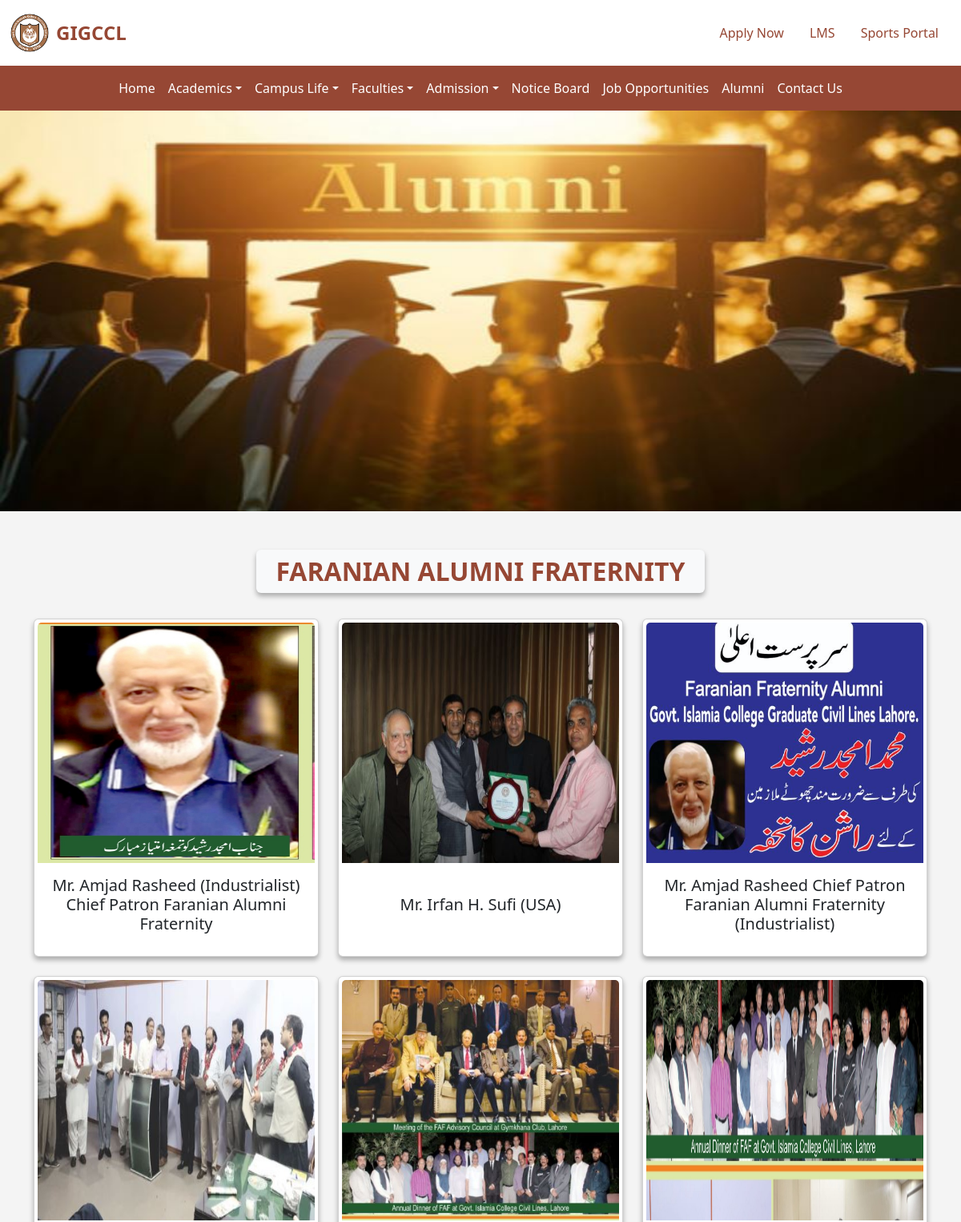
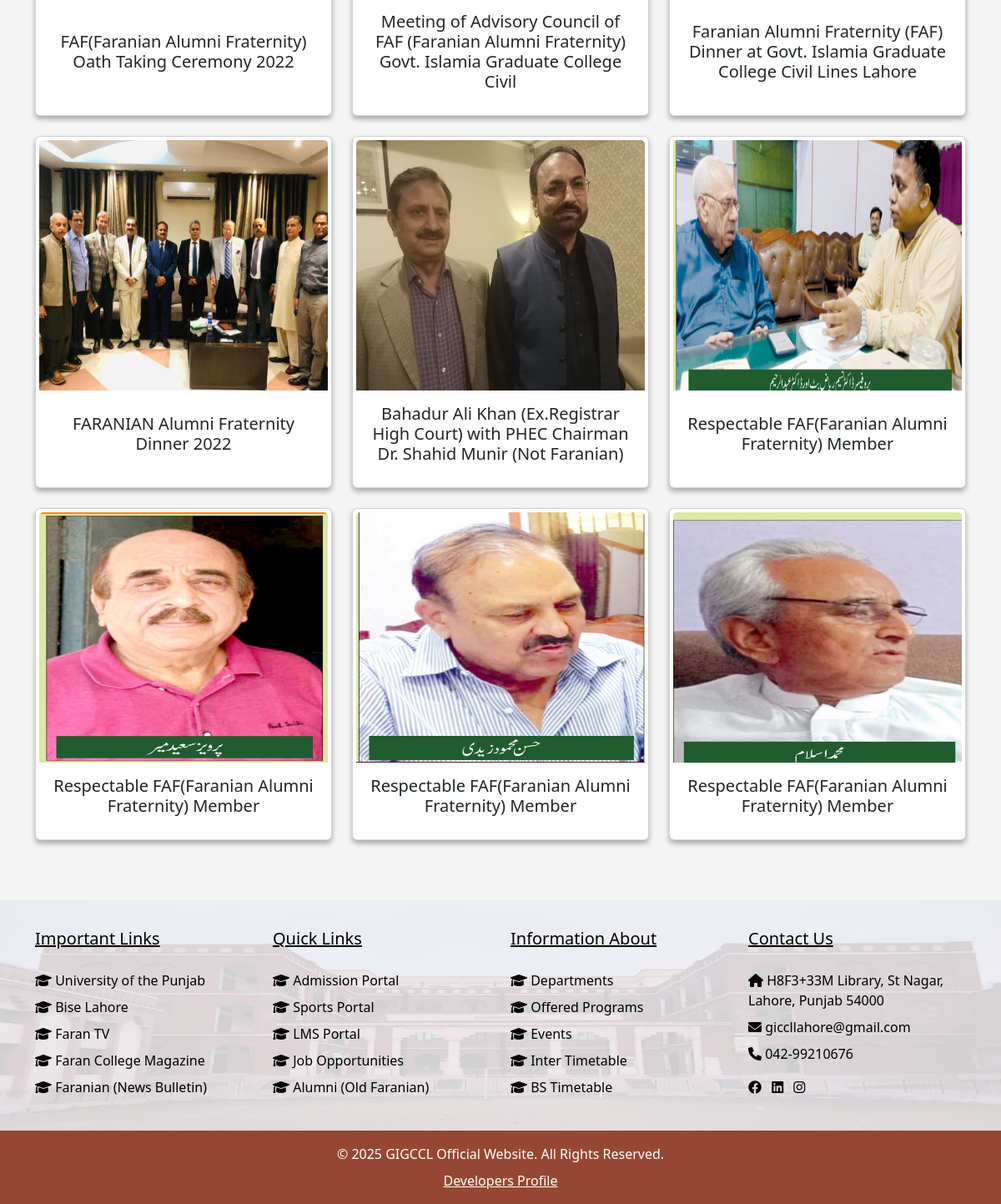
The page /faranian/alumni/ on the database its author committed (2 pictures, top to bottom).
### faranian/models.py (models this page shows, shortened)
class Alumni(models.Model):
    name = models.CharField(max_length=100)
    image = models.ImageField(upload_to='alumni_images/')
    created_at = models.DateTimeField(default=timezone.now)

### faranian/views.py (the view)
# urls.py: path('alumni/', views.alumni_list, name='alumni'),
def alumni_list(request):
    alumni_list = Alumni.objects.all().order_by('-created_at')  # Latest first
    return render(request, 'faranian/alumni.html', {'alumni_list': alumni_list})

### faranian/templates/faranian/alumni.html (shortened to what this page needs)
{% extends 'base.html' %}
{% load static %}
{% block content %}
<section class="hero-section">
    <img src="{% static 'images/alumni_banner.jpg' %}" class="img-fluid w-100" alt="Alumni">
</section>
<section class="alumni py-5">
    <div class="container">
        <div class="d-flex justify-content-center" data-aos="zoom-in" data-aos-duration="500">
            <h2 class="text-center px-4 py-2 bg-light rounded custom-shadow fw-bold text-uppercase">Faranian Alumni Fraternity</h2>
        </div>
        <div class="row mt-4">
            {% for alumni in alumni_list %}
            <div class="col-lg-4 col-md-6 col-sm-12 mb-4 d-flex align-items-stretch">
                <div class="card p-1 custom-shadow w-100" data-aos="zoom-in" data-aos-duration="500">
                    <img src="{{ alumni.image.url }}" class="card-img-top img-fluid" alt="Alumni">
                    <div class="card-body text-center d-flex flex-column justify-content-center">
                        <h5 class="card-title">{{ alumni.name }}</h5>
                    </div>
                </div>
            </div>
            {% empty %}
                <div class="d-flex justify-content-center mb-4">
                    <div class="card border-0 shadow-sm px-4 py-2" style="background-color: #f8f9fa; width: fit-content;">
                        <h2 class="mb-0 text-center" style="color: #964734;">No Alumni Available</h2>
                    </div>
                </div>
            {% endfor %}
        </div>
    </div>
</section>
{% endblock %}

### static/css/styles.css (style rules this page uses)
body { background-color: #f4f4f4; }

### faranian/templates/faranian/alumni.html (style rules this page uses)
.hero-section img { height: 500px; width: 100%; }
.card { height: 100%; display: flex; flex-direction: column; }
.card-img-top { height: 300px; object-fit: conatin; width: 100%; }
.card-body { flex-grow: 1; display: flex; flex-direction: column; justify-content: center; align-items: center; }
h2 { color: #964734 !important; }
.custom-shadow { box-shadow: 0px 4px 6px rgba(0, 0, 0, 0.3); }

### rows shown on the page
Alumni: image (picture), name "Mr. Amjad Rasheed (Industrialist) Chief Patron Faranian Alumni Fraternity"
Alumni: image (picture), name "Mr. Irfan H. Sufi (USA)"
Alumni: image (picture), name "Mr. Amjad Rasheed Chief Patron Faranian Alumni Fraternity (Industrialist)"
Alumni: image (picture), name "FAF(Faranian Alumni Fraternity) Oath Taking Ceremony 2022"
Alumni: image (picture), name "Meeting of Advisory Council of FAF (Faranian Alumni Fraternity) Govt. Islamia Graduate College Civil"
Alumni: image (picture), name "Faranian Alumni Fraternity (FAF) Dinner at Govt. Islamia Graduate College Civil Lines Lahore"
Alumni: image (picture), name "FARANIAN Alumni Fraternity Dinner 2022"
Alumni: image (picture), name "Bahadur Ali Khan (Ex.Registrar High Court) with PHEC Chairman Dr. Shahid Munir (Not Faranian)"
Alumni: image (picture), name "Respectable FAF(Faranian Alumni Fraternity) Member"
Alumni: image (picture), name "Respectable FAF(Faranian Alumni Fraternity) Member"
Alumni: image (picture), name "Respectable FAF(Faranian Alumni Fraternity) Member"
Alumni: image (picture), name "Respectable FAF(Faranian Alumni Fraternity) Member"
